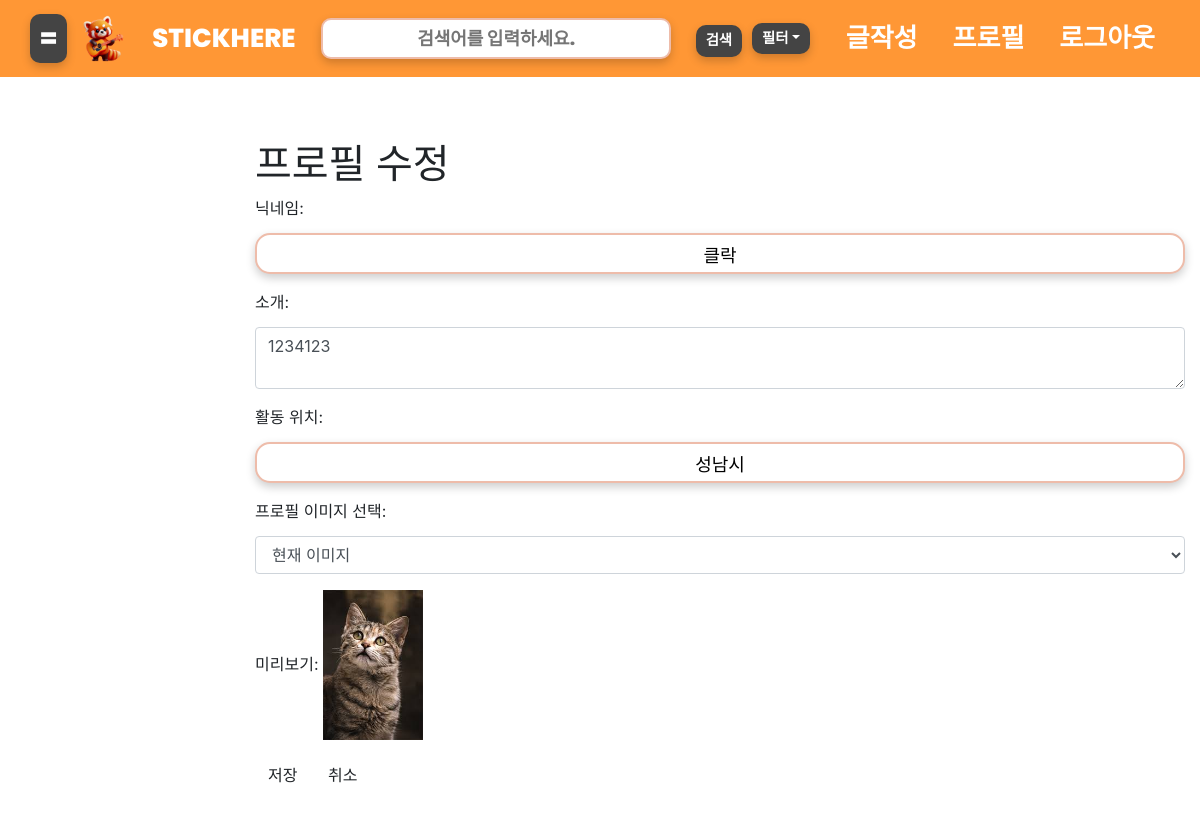
The page /profile_edit/ (signed in) on the database its author committed.
### account/models.py (models this page shows, shortened)
class User(AbstractBaseUser):
    email = models.EmailField(verbose_name='email', max_length=80, unique=True)
    nickname = models.CharField(verbose_name='닉네임', max_length=100)
    lat = models.FloatField(verbose_name='위도', max_length=10, default=33.450701)
    lnt = models.FloatField(verbose_name='경도', max_length=10, default=126.570667)
    gender= models.CharField(verbose_name='성별',max_length=50, choices=User_gender.choices, default=User_gender.male)
    number = models.CharField(verbose_name='연락처', max_length=50)
    birth = models.DateField()
    hobbies = MultiSelectField(choices=Hobby_choices.choices, verbose_name='취미', default=Hobby_choices.기타, null=True,help_text='다중선택 가능')
    user_type = models.CharField(verbose_name='유저타입',max_length=50, choices=User_type.choices, default=User_type.일반)
    img = models.ImageField(upload_to='media/uploads/', blank=True, null=True, default='uploads/logo.png')
    is_active = models.BooleanField(default=True)
    is_admin = models.BooleanField(default=False)
    objects=UserManager()
    USERNAME_FIELD = 'email'
    REQUIRED_FIELDS = ['nickname','number']

class UserProfile(models.Model):
    user = models.OneToOneField(settings.AUTH_USER_MODEL, on_delete=models.CASCADE)
    text = models.TextField(blank=True)
    location = models.CharField(verbose_name='활동지역', max_length=100)

### account/views.py (the view, shortened to what this page needs)
# urls.py: path('profile_edit/',view=profile_modify, name='profile_edit'),
@login_required
def profile_modify(request):
    user_profile = UserProfile.objects.get(user=request.user)
    return render(request, 'profile_edit.html', {'user_profile': user_profile})

### account/templates/profile_edit.html (shortened to what this page needs)
{% extends "base.html" %}
{% load static %}
{% block content %}
<div class="container">
    <h1>프로필 수정</h1>
    <form method="post" enctype="multipart/form-data">
        <div class="form-group">
            <label for="nickname">닉네임:</label>
            <input type="text" id="nickname" name="nickname" class="form-control" value="{{ user.nickname }}" required>
        </div>
        <div class="form-group">
            <label for="bio">소개:</label>
            <textarea id="bio" name="text" class="form-control">{{ user_profile.text }}</textarea>
        </div>
        <div class="form-group">
            <label for="location">활동 위치:</label>
            <input type="text" id="location" name="location" class="form-control" value="{{ user_profile.location }}" placeholder="경기도 광주시" required>
        </div>
        <div class="form-group">
            <label for="existing_profile_image">프로필 이미지 선택:</label>
            <select id="existing_profile_image" name="existing_profile_image" class="form-control" onchange="toggleUploadOption()">
                {% if user.img %}
                    <option value="{{ user.img.url }}" selected>현재 이미지</option>
                {% else %}
                    <option value="{% static 'uploads/logo.png'%}" selected>현재 이미지</option>
                {%endif%}
            </select>
        </div>
        <div class="form-group">
            <label for="profile_image_preview">미리보기:</label>
            {% if user.img %}
            <img id="profile_image_preview" src="{{ user.img.url }}" alt="프로필 이미지 미리보기" width="100">
            {% else %}
            <img id="profile_image_preview" src="{% static 'uploads/logo.png' %}" alt="프로필 이미지 미리보기" width="100">
            {%endif%}
        </div>
        <button type="submit" class="btn">저장</button>
        <a href="{% url 'profile_view' user.pk %}" class="btn">취소</a>
    </form>
</div>
{% endblock %}

### account/static/css/style.css (style rules this page uses)
body { margin: 0; padding: 0; box-sizing: border-box; font-family: Arial, sans-serif; }
.container { padding: 20px; border-radius: 10px; }
.form-group { margin-bottom: 15px; }
.form-control { width: 100%; padding: 10px; margin-top: 5px; border-radius: 5px; }
.btn { padding: 10px 20px; background-color: #f56c00; border: none; color: white; cursor: pointer; border-radius: 10px; }

### account/templates/base.html (style rules this page uses)
input[type="text"] { text-align: center; font-size: 18px; background-color: white; border: 2px solid #eebcaa; border-radius: 15px; box-shadow: 0px 4px 10px rgba(0, 0, 0, 0.2); color: black; }

### rows shown on the page
User: nickname "클락", existing_profile_image "현재 이미지", img (picture)
UserProfile: text "1234123", location "성남시"
